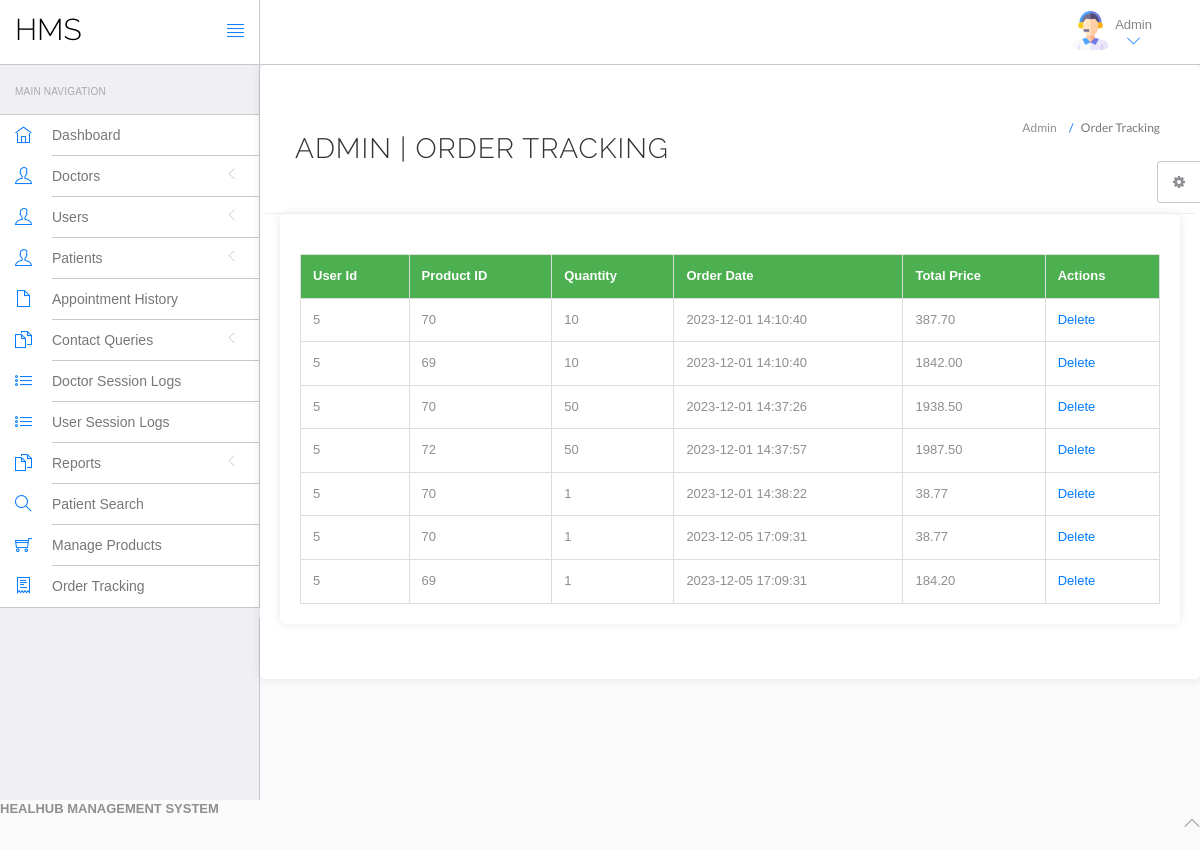
Page /hms/admin/orders.php on the committed database.
### tables this page shows
CREATE TABLE `orders` (
  `id` int(11) NOT NULL,
  `user_id` int(11) DEFAULT NULL,
  `product_id` int(11) DEFAULT NULL,
  `quantity` int(11) DEFAULT NULL,
  `total_price` decimal(10,2) DEFAULT NULL,
  `order_date` timestamp NOT NULL DEFAULT current_timestamp()
);

### hms/admin/orders.php (the view, shortened to what this page needs)
<?php
include('include/config.php');
$sql = "SELECT * FROM orders";
$result = $con->query($sql);
$orders = [];
if ($result->num_rows > 0) {
    while ($row = $result->fetch_assoc()) {
        $orders[] = $row;
    }
}
?>
<!DOCTYPE html>
<html lang="en">
<head>
	<link rel="stylesheet" href="vendor/bootstrap/css/bootstrap.min.css">
	<link rel="stylesheet" href="vendor/fontawesome/css/font-awesome.min.css">
	<link rel="stylesheet" href="vendor/themify-icons/themify-icons.min.css">
	<link href="vendor/animate.css/animate.min.css" rel="stylesheet" media="screen">
	<link href="vendor/perfect-scrollbar/perfect-scrollbar.min.css" rel="stylesheet" media="screen">
	<link href="vendor/switchery/switchery.min.css" rel="stylesheet" media="screen">
	<link href="vendor/bootstrap-touchspin/jquery.bootstrap-touchspin.min.css" rel="stylesheet" media="screen">
	<link href="vendor/select2/select2.min.css" rel="stylesheet" media="screen">
	<link href="vendor/bootstrap-datepicker/bootstrap-datepicker3.standalone.min.css" rel="stylesheet" media="screen">
	<link href="vendor/bootstrap-timepicker/bootstrap-timepicker.min.css" rel="stylesheet" media="screen">
	<link rel="stylesheet" href="assets/css/styles.css">
	<link rel="stylesheet" href="assets/css/plugins.css">
    <link rel="stylesheet" href="assets/css/products.css">
	<link rel="stylesheet" href="assets/css/themes/theme-1.css" id="skin_color" />
</head>
<body>
    <div id="app">
    <?php include('include/header.php'); ?>
        <?php include('include/sidebar.php'); ?>
        <div class="app-content">
            <div class="main-content">
                <div class="wrap-content container" id="container">
                    <section id="page-title">
                        <div class="row">
                            <div class="col-sm-8">
                                <h1 class="mainTitle">Admin | Order Tracking <?php echo $pageTitle; ?></h1>
                            </div>
                            <ol class="breadcrumb">
                                <li>
                                    <span>Admin </span>
                                </li>
                                <li class="active">
                                    <span><?php echo 'Order Tracking'; ?></span>
                                </li>
                            </ol>
                        </div>
                    </section>
                    <div class="container">
                        <table border="1">
                            <thead>
                                <tr>
                                    <th>User Id</th>
                                    <th>Product ID</th>
                                    <th>Quantity</th>
                                    <th>Order Date</th>
                                    <th>Total Price</th>
                                    <th>Actions</th>
                                </tr>
                            </thead>
                            <tbody>
                                <?php foreach ($orders as $order) : ?>
                                    <tr>
                                        <td><?php echo $order['user_id']; ?></td>
                                        <td><?php echo $order['product_id']; ?></td>
                                        <td><?php echo $order['quantity']; ?></td>
                                        <td><?php echo $order['order_date']; ?></td>
                                        <td><?php echo $order['total_price']; ?></td>
                                        <td>
                                            <a href="orders.php?id=<?php echo $order['id']; ?>&del=delete" onclick="return confirm('Are you sure you want to delete?')">Delete</a>
                                        </td>
                                    </tr>
                                <?php endforeach; ?>
                            </tbody>
                        </table>
                    </div>
                </div>
            </div>
        </div>
    </div>
    </body>
    <?php include "include/footer.php"; ?>
	<?php include "include/setting.php"; ?>
</html>

### hms/admin/assets/css/products.css (style rules this page uses)
body { font-family: 'Arial', sans-serif; background-color: #f4f4f4; }
.container { max-width: 800px; margin: 0 auto; padding: 20px; background-color: #fff; border-radius: 5px; box-shadow: 0 0 10px rgba(0, 0, 0, 0.1); }
table { width: 100%; border-collapse: collapse; margin-top: 20px; }
table, th, td { border: 1px solid #ddd; }
th, td { padding: 12px; text-align: left; }
th { background-color: #4caf50; color: #fff; }
a { color: #007bff; text-decoration: none; }

### hms/admin/assets/css/themes/theme-1.css (style rules this page uses)
body { background: #FAFAFA; }

### rows in the picture
orders: user "5", product "70", quantity "10", order_date "2023-12-01 14:10:40", total_price "387.70"
orders: user "5", product "69", quantity "10", order_date "2023-12-01 14:10:40", total_price "1842.00"
orders: user "5", product "70", quantity "50", order_date "2023-12-01 14:37:26", total_price "1938.50"
orders: user "5", product "72", quantity "50", order_date "2023-12-01 14:37:57", total_price "1987.50"
orders: user "5", product "70", quantity "1", order_date "2023-12-01 14:38:22", total_price "38.77"
orders: user "5", product "70", quantity "1", order_date "2023-12-05 17:09:31", total_price "38.77"
orders: user "5", product "69", quantity "1", order_date "2023-12-05 17:09:31", total_price "184.20"
